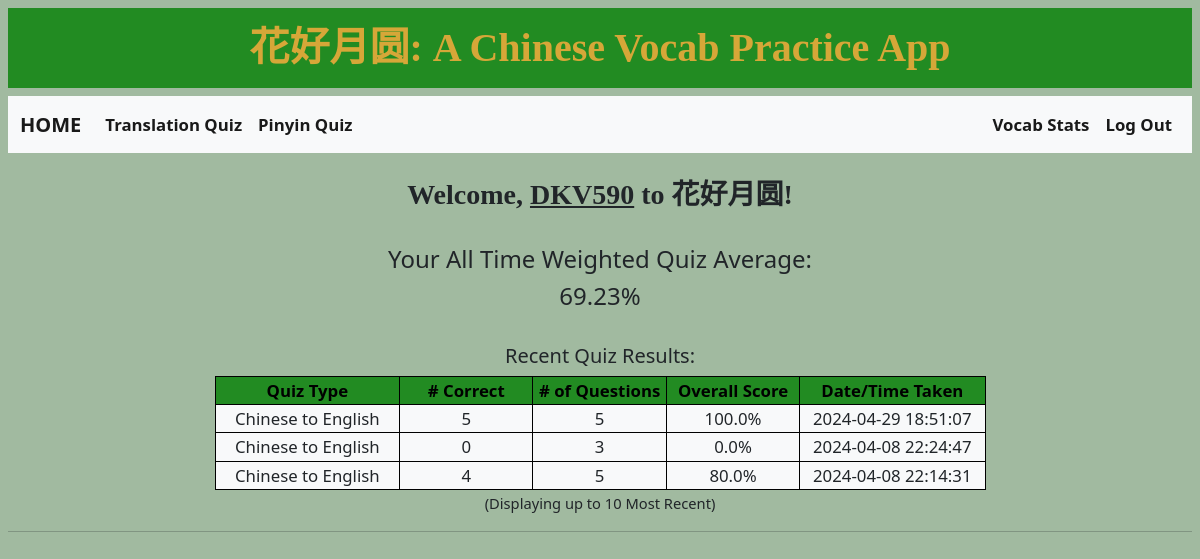
The page / (signed in) on the database its author committed.
### tables this page shows
CREATE TABLE "quizzes" (
    "id" INTEGER,
    "user_id" INTEGER NOT NULL,
    "type" TEXT NOT NULL,
    "questions" INTEGER NOT NULL,
    "correct" INTEGER NOT NULL,
    "score" REAL NOT NULL,
    "datetime" NUMERIC NOT NULL DEFAULT CURRENT_TIMESTAMP,
    PRIMARY KEY("id"),
    FOREIGN KEY("user_id") REFERENCES "users"("id")
);

### app.py (the view)
@app.route("/", methods=["GET"])
def index():
    try:
        username = session['username']
    except KeyError:
        username = "Guest"
    if username != "Guest":
        recent_quizzes = db.execute("""SELECT * FROM quizzes WHERE "user_id" = ?
            ORDER BY datetime DESC LIMIT 10""", session["user_id"])
        length = len(recent_quizzes)
        try:
            quiz_stats = db.execute("""SELECT SUM("questions") AS 'questions', SUM("correct") AS 'correct' FROM quizzes WHERE "user_id" = ?
                GROUP BY user_id""", session["user_id"])[0]
            total_questions = quiz_stats["questions"]
            total_correct = quiz_stats["correct"]
            quiz_average = round(float(total_correct) / float(total_questions) * 100, 2)
        except IndexError:
            quiz_average = None
        return render_template("index.html", username=username, recent_quizzes=recent_quizzes, length=length, quiz_average=quiz_average)
    else:
        return render_template("index.html", username=username)

### app.py (called while the page is built)
@app.after_request
def after_request(response):
    response.headers["Cache-Control"] = "no-cache, no-store, must-revalidate"
    response.headers["Expires"] = 0
    response.headers["Pragma"] = "no-cache"
    return response

### templates/index.html (shortened to what this page needs)
{% extends "layout.html" %}
{% block main %}
    <br>
    <h3>Welcome, <u><b>{{ username }}</b></u> to 花好月圆!</h3>
    {% if username == "Guest" %}
        <h6>If you would like to track your quiz results and progress, please <a href="/login"><b>Log In</b></a></h6>
    {% else %}
        <br>
        {% if length != 0 %}
        <h4>Your All Time Weighted Quiz Average:</h4>
        <h4>{{ quiz_average }}%</h4>
        <br>
        <h5>Recent Quiz Results:</h5>
            <table class=quiz-history-table>
                <thead>
                    <tr>
                        <th>Quiz Type</th>
                        <th># Correct</th>
                        <th># of Questions</th>
                        <th>Overall Score</th>
                        <th>Date/Time Taken</th>
                    </tr>
                </thead>
                <tbody>
                    {% for quiz in recent_quizzes %}
                        <tr>
                            <td>{{ quiz.type }}</td>
                            <td>{{ quiz.correct }}</td>
                            <td>{{ quiz.questions }}</td>
                            <td>{{ quiz.score }}%</td>
                            <td>{{ quiz.datetime }}</td>
                        </tr>
                    {% endfor %}
                </tbody>
            </table>
            <small>(Displaying up to 10 Most Recent)</small>
            <hr>
        {% else %}
            <h6>No Results Found</h6>
            <h6>Click the Links Above to Start a Quiz!</h6>
        {% endif %}
    {% endif %}
{% endblock %}

### static/styles.css (style rules this page uses)
h3 { font-family: fangsong; font-weight: 888; }
th { border: 1px solid black; background-color: #228B22; color: #000000; }
table, td { border: 1px solid black; background-color: #f8f9fa; }
.quiz-history-table { border-collapse: collapse; margin-left: auto; margin-right: auto; width: 771px; border: 2px; }
.quiz-history-table td:nth-child(1) { width: 188px; }
.quiz-history-table td:nth-child(2) { width: 135px; }
.quiz-history-table td:nth-child(3) { width: 135px; }
.quiz-history-table td:nth-child(4) { width: 135px; }
.quiz-history-table td:nth-child(5) { width: 188px; }

### rows shown on the page
quizzes: type "Chinese to English", correct "5", questions "5", score "100.0", datetime "2024-04-29 18:51:07"
quizzes: type "Chinese to English", correct "0", questions "3", score "0.0", datetime "2024-04-08 22:24:47"
quizzes: type "Chinese to English", correct "4", questions "5", score "80.0", datetime "2024-04-08 22:14:31"

### other values the page prints
{{ username }} "DKV590"
{{ quiz_average }} "69.23"
